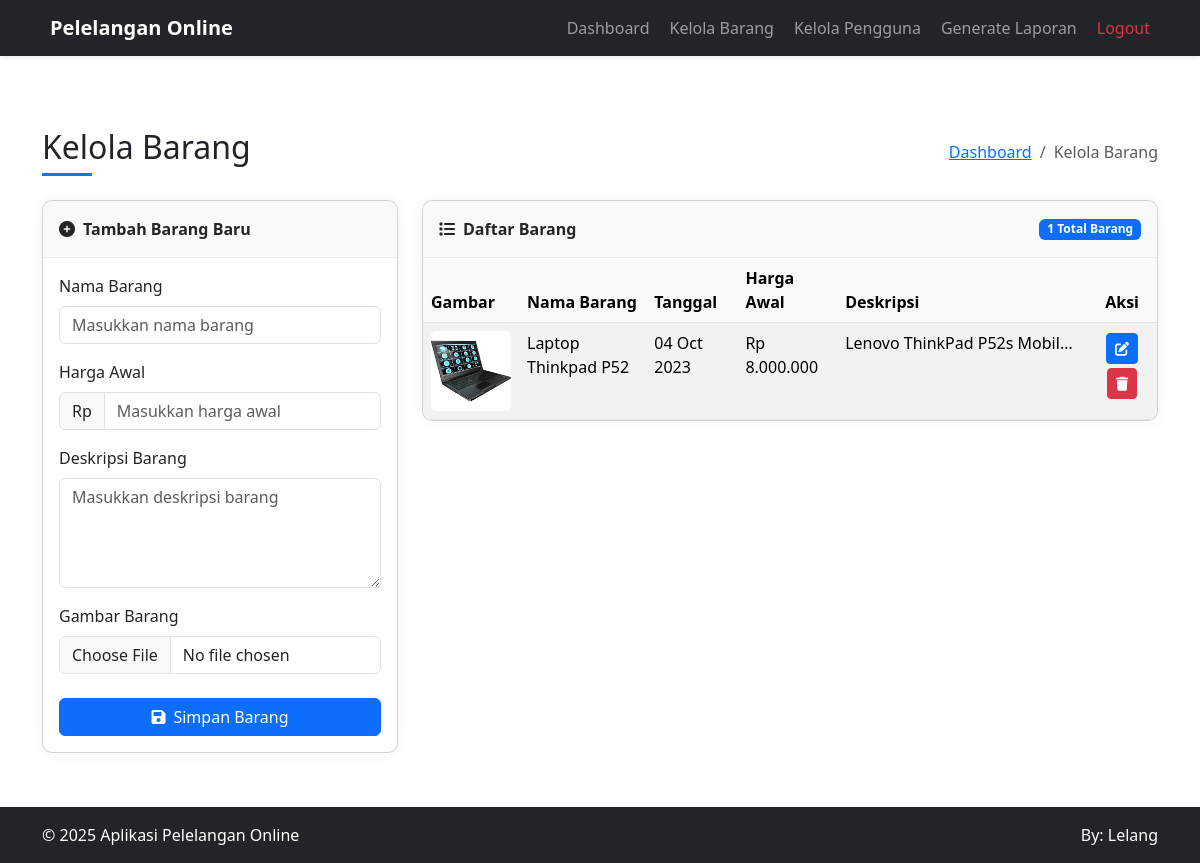
Screenshot of /pages/admin/manage_items.php (signed in) with the database file from the repository.
### tables this page shows
CREATE TABLE `tb_barang` (
  `id_barang` int NOT NULL,
  `gambar` varchar(255) NOT NULL,
  `nama_barang` varchar(25) NOT NULL,
  `tgl` date NOT NULL,
  `harga_awal` int NOT NULL,
  `deskripsi_barang` text NOT NULL
);

### pages/admin/manage_items.php (the view, shortened to what this page needs)
<?php
require_once '../../config/database.php';
$sql = "SELECT b.id_barang, b.gambar, b.nama_barang, b.tgl, b.harga_awal, b.deskripsi_barang
FROM tb_barang b
        ORDER BY b.tgl DESC";
        $barang_list = [];
        if ($result = $mysqli->query($sql)) {
          while ($row = $result->fetch_assoc()) {
            $barang_list[] = $row;
          }
        }
        ?>
        <!DOCTYPE html>
        <html lang="en" class="h-100">
        <head>
          <link rel="stylesheet" href="../../assets/css/bootstrap.min.css">
          <link rel="stylesheet" href="https://cdnjs.cloudflare.com/ajax/libs/font-awesome/6.0.0-beta3/css/all.min.css">
          <link rel="stylesheet" href="../../assets/css/style.css">
        </head>
        <body class="d-flex flex-column h-100">
          <?php include '../../includes/navbar.php'; ?>
          <main class="flex-shrink-0 pt-5 mt-4">
            <div class="container">
              <div class="d-flex justify-content-between align-items-center mb-4">
                <h2 class="page-title mb-0">Kelola Barang</h2>
                <nav aria-label="breadcrumb">
                  <ol class="breadcrumb mb-0">
                    <li class="breadcrumb-item"><a href="../admin/dashboard.php">Dashboard</a></li>
                    <li class="breadcrumb-item active" aria-current="page">Kelola Barang</li>
                  </ol>
                </nav>
              </div>
              <div class="row">
                <div class="col-lg-4 mb-4">
                  <div class="card form-card">
                    <div class="card-header py-3">
                      <i class="fas fa-plus-circle me-2"></i>Tambah Barang Baru
                    </div>
                    <div class="card-body">
                      <form action="<?php echo htmlspecialchars($_SERVER['PHP_SELF']); ?>" method="post" enctype="multipart/form-data" id="formBarang">
                        <div class="mb-3">
                          <label for="nama_barang" class="form-label">Nama Barang</label>
                          <input type="text" name="nama_barang" id="nama_barang" class="form-control" placeholder="Masukkan nama barang" required>
                        </div>
                        <div class="mb-3">
                          <label for="harga_awal" class="form-label">Harga Awal</label>
                          <div class="input-group">
                            <span class="input-group-text">Rp</span>
                            <input type="text" name="harga_awal" id="harga_awal" class="form-control" placeholder="Masukkan harga awal" required>
                          </div>
                        </div>
                        <div class="mb-3">
                          <label for="deskripsi_barang" class="form-label">Deskripsi Barang</label>
                          <textarea name="deskripsi_barang" id="deskripsi_barang" class="form-control" rows="4" placeholder="Masukkan deskripsi barang" required></textarea>
                        </div>
                        <div class="mb-3">
                          <label for="gambar_barang" class="form-label">Gambar Barang</label>
                          <input type="file" name="gambar_barang" id="gambar_barang" class="form-control" accept="image/*" required onchange="previewImage()">
                        </div>
                        <div class="d-grid mt-4">
                          <button type="submit" class="btn btn-primary">
                            <i class="fas fa-save me-2"></i>Simpan Barang
                          </button>
                        </div>
                      </form>
                    </div>
                  </div>
                </div>
                <div class="col-lg-8">
                  <div class="card">
                    <div class="card-header py-3">
                      <div class="d-flex justify-content-between align-items-center">
                        <div>
                          <i class="fas fa-list me-2"></i>Daftar Barang
                        </div>
                        <span class="badge bg-primary"><?php echo count($barang_list); ?> Total Barang</span>
                      </div>
                    </div>
                    <div class="card-body p-0">
                      <div class="table-responsive">
                        <table class="table table-hover table-striped mb-0">
                          <thead>
                            <tr>
                              <th>Gambar</th>
                              <th>Nama Barang</th>
                              <th>Tanggal</th>
                              <th>Harga Awal</th>
                              <th>Deskripsi</th>
                              <th class="text-center">Aksi</th>
                            </tr>
                          </thead>
                          <tbody>
                            <?php if (empty($barang_list)) : ?>
                              <tr>
                                <td colspan="6" class="text-center py-3">Belum ada data barang</td>
                              </tr>
                            <?php else : ?>
                              <?php foreach ($barang_list as $barang) : ?>
                                <tr>
                                  <td>
                                    <img src="../../uploads/<?php echo $barang['gambar']; ?>" alt="<?php echo $barang['nama_barang']; ?>" class="item-image">
                                  </td>
                                  <td><?php echo $barang['nama_barang']; ?></td>
                                  <td><?php echo date('d M Y', strtotime($barang['tgl'])); ?></td>
                                  <td>Rp <?php echo number_format($barang['harga_awal'], 0, ",", "."); ?></td>
                                  <td class="description-cell" title="<?php echo $barang['deskripsi_barang']; ?>"><?php echo $barang['deskripsi_barang']; ?></td>
                                  <td class="text-center">
                                    <a href="edit_item.php?id=<?php echo $barang['id_barang']; ?>" class="btn btn-primary btn-sm btn-action" title="Edit">
                                      <i class="fas fa-edit"></i>
                                    </a>
                                    <a href="delete_item.php?id=<?php echo $barang['id_barang']; ?>" class="btn btn-danger btn-sm btn-action" title="Hapus" onclick="return confirm('Apakah Anda yakin ingin menghapus barang ini?');">
                                      <i class="fas fa-trash"></i>
                                    </a>
                                  </td>
                                </tr>
                              <?php endforeach; ?>
                            <?php endif; ?>
                          </tbody>
                        </table>
                      </div>
                    </div>
                  </div>
                </div>
              </div>
            </div>
          </main>
          <?php include '../../includes/footer.php'; ?>
        </body>
        </html>

### pages/admin/manage_items.php (style rules this page uses)
.card { border-radius: 10px; box-shadow: 0 0 15px rgba(0, 0, 0, 0.05); overflow: hidden; }
.card-header { background-color: #f8f9fa; border-bottom: 1px solid rgba(0, 0, 0, 0.05); font-weight: bold; }
.table-responsive { overflow-x: auto; }
.btn-action { margin: 2px; }
.form-card { margin-bottom: 30px; }
.item-image { width: 80px; height: 80px; object-fit: cover; border-radius: 5px; }
.page-title { position: relative; padding-bottom: 10px; margin-bottom: 20px; }
.page-title:after { content: ''; position: absolute; left: 0; bottom: 0; width: 50px; height: 3px; background-color: #007bff; }
.description-cell { max-width: 250px; white-space: nowrap; overflow: hidden; text-overflow: ellipsis; }
.input-group-text { background-color: #f8f9fa; }
.table th { background-color: #f8f9fa; }

### rows the page displays
tb_barang: gambar (picture), nama_barang "Laptop Thinkpad P52", tgl "04 Oct 2023", harga_awal "8.000.000", deskripsi_barang "Lenovo ThinkPad P52s Mobil…"

### other values shown
count($barang_list) "1"
